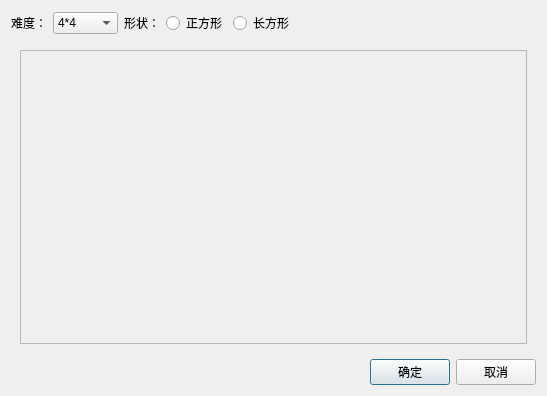
<?xml version="1.0" encoding="UTF-8"?>
<ui version="4.0">
 <class>CutImage</class>
 <widget class="QDialog" name="CutImage">
  <property name="geometry">
   <rect>
    <x>0</x>
    <y>0</y>
    <width>547</width>
    <height>396</height>
   </rect>
  </property>
  <property name="windowTitle">
   <string>Dialog</string>
  </property>
  <layout class="QVBoxLayout" name="verticalLayout" stretch="0,1,0">
   <item>
    <layout class="QHBoxLayout" name="horizontalLayout_4" stretch="0,0,1">
     <item>
      <layout class="QHBoxLayout" name="horizontalLayout">
       <item>
        <widget class="QLabel" name="label_difficulty">
         <property name="text">
          <string>难度：</string>
         </property>
        </widget>
       </item>
       <item>
        <widget class="QComboBox" name="cb_difficulty">
         <item>
          <property name="text">
           <string>4*4</string>
          </property>
         </item>
         <item>
          <property name="text">
           <string>5*5</string>
          </property>
         </item>
         <item>
          <property name="text">
           <string>6*6</string>
          </property>
         </item>
         <item>
          <property name="text">
           <string>自定义</string>
          </property>
         </item>
        </widget>
       </item>
      </layout>
     </item>
     <item>
      <layout class="QHBoxLayout" name="horizontalLayout_2">
       <item>
        <widget class="QLabel" name="label_shape">
         <property name="text">
          <string>形状：</string>
         </property>
        </widget>
       </item>
       <item>
        <widget class="QRadioButton" name="rb_square">
         <property name="text">
          <string>正方形</string>
         </property>
         <attribute name="buttonGroup">
          <string notr="true">bg_shape</string>
         </attribute>
        </widget>
       </item>
       <item>
        <widget class="QRadioButton" name="rb_rectangle">
         <property name="text">
          <string>长方形</string>
         </property>
         <attribute name="buttonGroup">
          <string notr="true">bg_shape</string>
         </attribute>
        </widget>
       </item>
      </layout>
     </item>
     <item>
      <spacer name="horizontalSpacer_2">
       <property name="orientation">
        <enum>Qt::Horizontal</enum>
       </property>
       <property name="sizeHint" stdset="0">
        <size>
         <width>40</width>
         <height>20</height>
        </size>
       </property>
      </spacer>
     </item>
    </layout>
   </item>
   <item>
    <widget class="QWidget" name="widget_cutting" native="true">
     <layout class="QVBoxLayout" name="verticalLayout_2">
      <item>
       <widget class="QScrollArea" name="scrollArea">
        <property name="widgetResizable">
         <bool>true</bool>
        </property>
        <widget class="QWidget" name="scrollAreaWidgetContents">
         <property name="geometry">
          <rect>
           <x>0</x>
           <y>0</y>
           <width>509</width>
           <height>297</height>
          </rect>
         </property>
         <layout class="QGridLayout" name="gridLayout" rowstretch="1,0,1" columnstretch="1,0,1" rowminimumheight="0,0,0">
          <property name="leftMargin">
           <number>0</number>
          </property>
          <property name="topMargin">
           <number>0</number>
          </property>
          <property name="rightMargin">
           <number>0</number>
          </property>
          <property name="bottomMargin">
           <number>0</number>
          </property>
          <property name="spacing">
           <number>0</number>
          </property>
          <item row="2" column="1">
           <spacer name="verticalSpacer_2">
            <property name="orientation">
             <enum>Qt::Vertical</enum>
            </property>
            <property name="sizeHint" stdset="0">
             <size>
              <width>20</width>
              <height>0</height>
             </size>
            </property>
           </spacer>
          </item>
          <item row="1" column="0">
           <spacer name="horizontalSpacer_3">
            <property name="orientation">
             <enum>Qt::Horizontal</enum>
            </property>
            <property name="sizeHint" stdset="0">
             <size>
              <width>0</width>
              <height>20</height>
             </size>
            </property>
           </spacer>
          </item>
          <item row="1" column="1">
           <widget class="ImageShowLabel" name="lb_showimage">
            <property name="text">
             <string/>
            </property>
           </widget>
          </item>
          <item row="0" column="1">
           <spacer name="verticalSpacer">
            <property name="orientation">
             <enum>Qt::Vertical</enum>
            </property>
            <property name="sizeHint" stdset="0">
             <size>
              <width>20</width>
              <height>0</height>
             </size>
            </property>
           </spacer>
          </item>
          <item row="1" column="2">
           <spacer name="horizontalSpacer_4">
            <property name="orientation">
             <enum>Qt::Horizontal</enum>
            </property>
            <property name="sizeHint" stdset="0">
             <size>
              <width>0</width>
              <height>20</height>
             </size>
            </property>
           </spacer>
          </item>
         </layout>
        </widget>
       </widget>
      </item>
     </layout>
    </widget>
   </item>
   <item>
    <layout class="QHBoxLayout" name="horizontalLayout_3" stretch="1,0,0">
     <item>
      <spacer name="horizontalSpacer">
       <property name="orientation">
        <enum>Qt::Horizontal</enum>
       </property>
       <property name="sizeHint" stdset="0">
        <size>
         <width>40</width>
         <height>20</height>
        </size>
       </property>
      </spacer>
     </item>
     <item>
      <widget class="QPushButton" name="ptn_sure">
       <property name="text">
        <string>确定</string>
       </property>
      </widget>
     </item>
     <item>
      <widget class="QPushButton" name="ptn_cancel">
       <property name="text">
        <string>取消</string>
       </property>
      </widget>
     </item>
    </layout>
   </item>
  </layout>
 </widget>
 <customwidgets>
  <customwidget>
   <class>ImageShowLabel</class>
   <extends>QLabel</extends>
   <header location="global">imageshowlabel.h</header>
  </customwidget>
 </customwidgets>
 <resources/>
 <connections/>
 <buttongroups>
  <buttongroup name="bg_shape"/>
 </buttongroups>
</ui>
